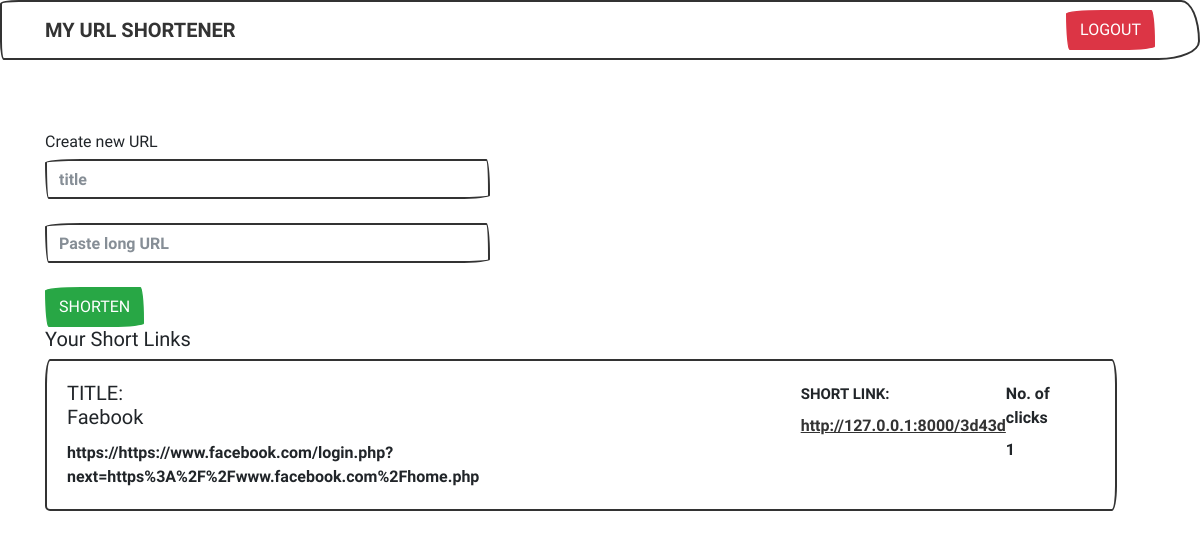
Page /dashboard/ (signed in) on the committed database.
### shortener/models.py (models this page shows, shortened)
class UrlTable(models.Model):
	title=models.CharField(max_length=100,null=True,blank=True)
	long_url=models.CharField(max_length=100,null=True,blank=True)
	short_hash=models.CharField(max_length=100,null=True,blank=True)
	user=models.ForeignKey(User,on_delete=models.CASCADE,null=True,blank=True)
	no_clicks=models.IntegerField(default=0,null=True,blank=True)

### shortener/views.py (the view)
# urls.py: path("dashboard/",dashboard),
def dashboard(request):
	user=request.user
	long_url=UrlTable.objects.filter(user=user)
	return render(request, "dashboard.html",{"long_url":long_url})

### shortener/templates/dashboard.html (shortened to what this page needs)
{% extends 'base1.html' %}
{% block body %}
<div class="container">
	<br><br>
	<div class="row">
		<div class="col-md-5" method="POST">
			<form action="/create_short_url/" method="POST">
				<h6>Create new URL</h6>
				<input type="text" name="title" placeholder="title" class="form-control">
				<br>
				<input type="text"  name="long_url" placeholder="Paste long URL" class="form-control" >
				<br>
				<button type="submit" class="btn btn-success">SHORTEN</button>
			</form>
		</div>
		<br>
		<br>
		<div class="col-md-8">
			<h5>Your Short Links</h5>
			{% for url in long_url %}
			<div>
				<div class="card" style="width: 67rem">
					<div class="card-body">
						<div style="display: flex;justify-content: space-between;">
							<div>
								<h5 class="card-title">TITLE: <br>{{url.title}}</h5>
								<p class="card-text">{{url.long_url}}</p>
							</div>
							<div>
							<label style="margin-top: 2px;font-size: 15px;">SHORT LINK:
							</label><br>
							<a href="http://127.0.0.1:8000/{{url.short_hash}}" target="blank" style="
							margin-left: 0px">http://127.0.0.1:8000/{{url.short_hash}}</a></div>
						<div>
						<label style="margin-top:1px">No. of clicks</label><br>
						<p>{{url.no_clicks}}</p></div>
					</div>
					</div>
				</div>
			</div>
			<br>
			{% endfor %}
		</div>
	</div>
</div>
{% endblock %}

### rows in the picture
UrlTable: title "Faebook", long_url "https://https://www.facebook.com/login.php?next=https%3A%2F%2Fwww.facebook.com%2Fhome.php", short_hash "3d43d", no_clicks "1"
